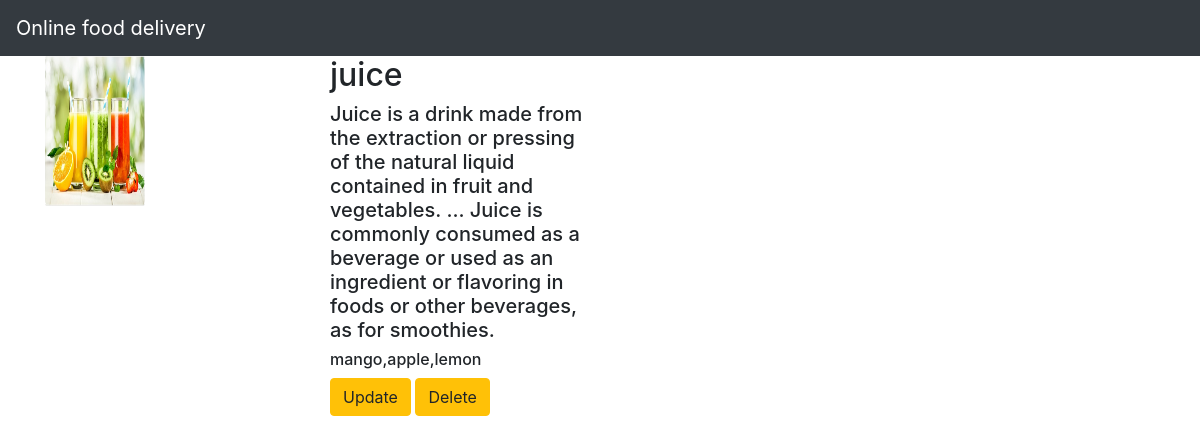
/rest/11/, run on the app's committed database.
### restapp/models.py (models this page shows, shortened)
class Rest(models.Model):
    name = models.CharField(max_length=250)
    desc = models.TextField()
    flavour = models.TextField()
    img = models.ImageField(upload_to='profile_img/')

### restapp/views.py (the view)
# urls.py: path('rest/<int:rest_id>/',views.detail,name='detail'),
def detail(request,rest_id):
    rest=Rest.objects.get(id=rest_id)
    return render(request,"detail.html",{'rest':rest})

### templates/detail.html
{% extends 'base.html' %}
{% block body %}
<div class="container">
    <div class="row">
        <div class="col-md-3">
            <img src="{{rest.img.url}}" width="100" height="150"/>
        </div>
    <div class="col-md-3">
        <h2>{{rest.name}}</h2>
        <h5>{{rest.desc}}</h5>
        <h6>{{rest.flavour}}</h6>
      <a class="btn btn-warning" href="{% url 'restapp:update' rest.id %}">Update</a>
      <a class="btn btn-warning" href="{% url 'restapp:delete' rest.id %}">Delete</a>
     </div>
   </div>
</div>
{% endblock %}

### static/style.css (style rules this page uses)
body { background-color:white; }

### data on the page
Rest: img (picture), name "juice", desc "Juice is a drink made from the extraction or pressing of the natural liquid contained in fruit and vegetables. ... Juice is commonly consumed as a beverage or used as an ingredient or flavoring in foods or other beverages, as for smoothies.", flavour "mango,apple,lemon"
